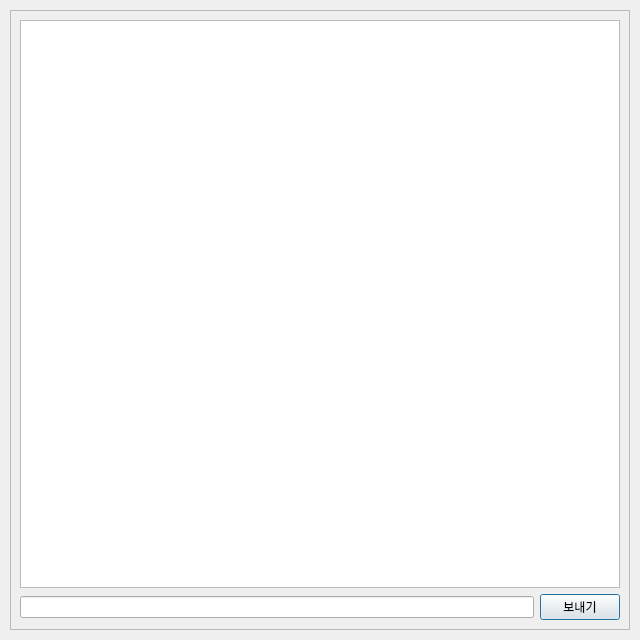
<?xml version="1.0" encoding="UTF-8"?>
<ui version="4.0">
 <class>Chat</class>
 <widget class="QDialog" name="Chat">
  <property name="geometry">
   <rect>
    <x>0</x>
    <y>0</y>
    <width>640</width>
    <height>640</height>
   </rect>
  </property>
  <property name="windowTitle">
   <string>Dialog</string>
  </property>
  <layout class="QGridLayout" name="gridLayout">
   <property name="leftMargin">
    <number>10</number>
   </property>
   <property name="topMargin">
    <number>10</number>
   </property>
   <property name="rightMargin">
    <number>10</number>
   </property>
   <property name="bottomMargin">
    <number>10</number>
   </property>
   <property name="spacing">
    <number>5</number>
   </property>
   <item row="0" column="0">
    <widget class="QScrollArea" name="scrollArea">
     <property name="mouseTracking">
      <bool>false</bool>
     </property>
     <property name="tabletTracking">
      <bool>false</bool>
     </property>
     <property name="acceptDrops">
      <bool>false</bool>
     </property>
     <property name="widgetResizable">
      <bool>true</bool>
     </property>
     <widget class="QWidget" name="scrollAreaWidgetContents">
      <property name="geometry">
       <rect>
        <x>0</x>
        <y>0</y>
        <width>618</width>
        <height>618</height>
       </rect>
      </property>
      <layout class="QGridLayout" name="gridLayout_2">
       <item row="1" column="0">
        <widget class="QLineEdit" name="lineEdit"/>
       </item>
       <item row="1" column="1">
        <widget class="QPushButton" name="pushButton">
         <property name="text">
          <string>보내기</string>
         </property>
        </widget>
       </item>
       <item row="0" column="0" colspan="2">
        <widget class="QColumnView" name="columnView"/>
       </item>
      </layout>
     </widget>
    </widget>
   </item>
  </layout>
 </widget>
 <tabstops>
  <tabstop>scrollArea</tabstop>
 </tabstops>
 <resources/>
 <connections/>
</ui>
